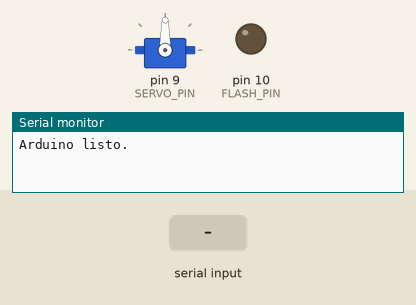
Recording of a sketch running on a simulated Arduino Uno, built with avr-gcc and run on an emulated ATmega328P. On the bench: servo, output pins drawn as LEDs (lit = HIGH), the last lines printed to the serial monitor. The test bench sets the inputs (shaded band).

Above: at 1.2 s.
1.3 s: "SET_FLASH:90\n" received over Serial
At 1.8 s:
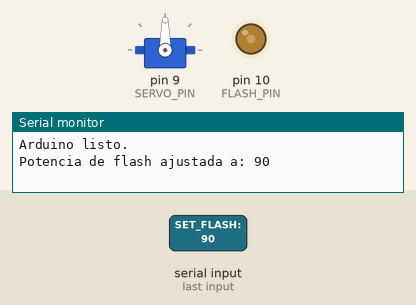
2.8 s: "OPEN\n" received over Serial
At 13.8 s:
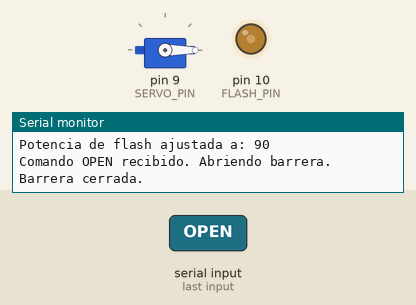
Timing chart, 0 to 14.3 s (numbered marks = the images above; inputs shaded):
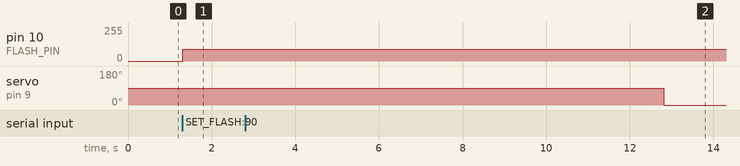

The sketch:

Sketch_ConArduino.ino
```cpp
#include <Servo.h>

Servo myServo;
#define SERVO_PIN 9
#define FLASH_PIN 10 // Un pin PWM para el LED/Flash

void setup() {
  myServo.attach(SERVO_PIN);
  pinMode(FLASH_PIN, OUTPUT);
  Serial.begin(9600);
  Serial.println("Arduino listo.");
}

void loop() {
  if (Serial.available() > 0) {
    String command = Serial.readStringUntil('\n');
    command.trim();

    // Lógica para abrir la barrera (la que ya tienes)
    if (command == "OPEN") {
      Serial.println("Comando OPEN recibido. Abriendo barrera.");
      myServo.write(90);
      delay(10000);
      myServo.write(0);
      Serial.println("Barrera cerrada.");
    }

    // Lógica NUEVA para controlar el flash
    if (command.startsWith("SET_FLASH:")) {
      // Extrae el valor numérico después de "SET_FLASH:"
      int power = command.substring(10).toInt();
      // Aplica el valor al pin del flash (0-255)
      analogWrite(FLASH_PIN, power);
      Serial.print("Potencia de flash ajustada a: ");
      Serial.println(power);
    }
  }
}
```

Measured:
- after the input at 1.3 s, pin 10 (FLASH_PIN): 0/255 → 90/255 at once
- after the input at 2.8 s, servo on pin 9 (SERVO_PIN): 90° → 0° after 10.0 s
